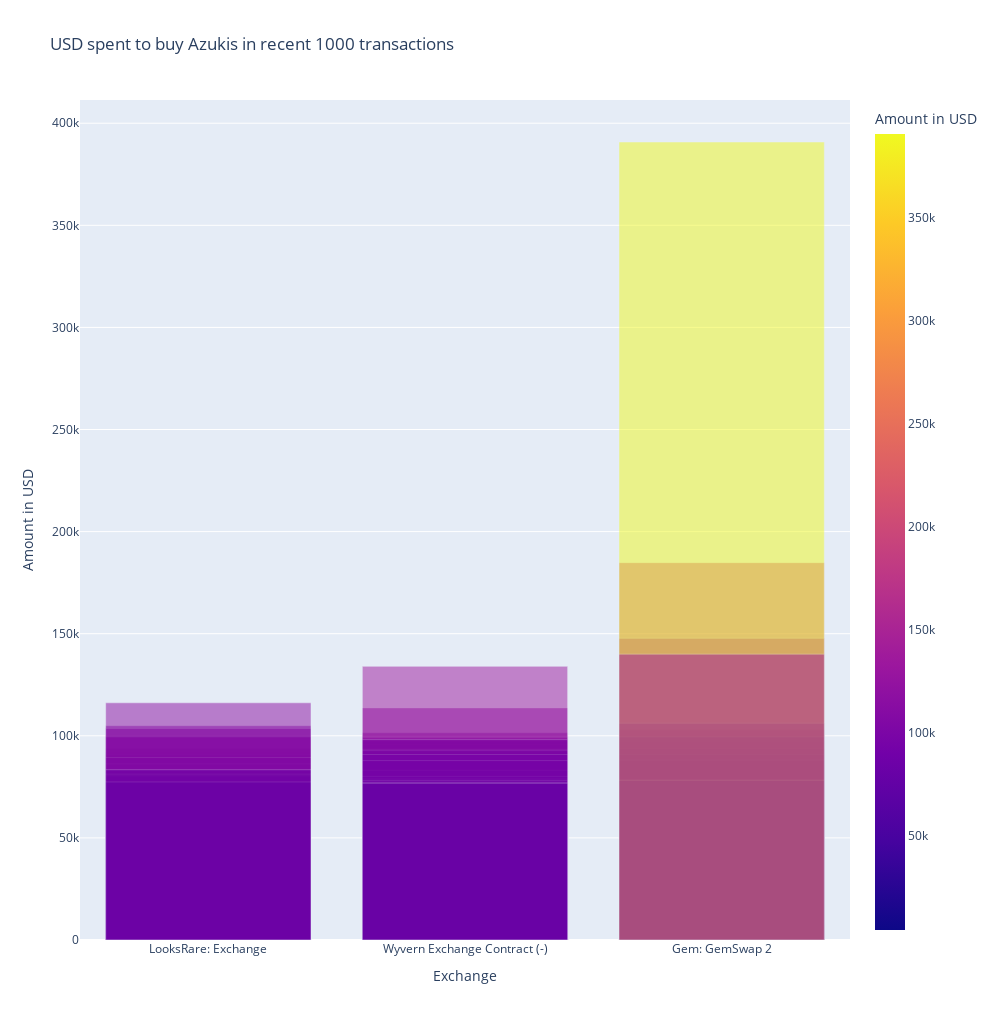

Here is the notebook cell this chart was saved with:
### Markdown cell above
## 1.a Azuki Historical Sales

### Code cell
# Filter Through data for non null transactions
azuki_sales_df = azuki_tx_df[azuki_tx_df['value_quote'] != 0]
azuki_sales = azuki_sales_df[azuki_sales_df['to_address_label'].notnull()]

# Creating the plot using plotly express
azuki_fig = px.bar(azuki_sales, 
                   x='to_address_label',
                   y= 'value_quote',
                   color='value_quote',
                   height=1020,
                   width = 1000,
                   barmode='overlay',
                   labels={'value_quote':'Amount in USD', 'to_address_label': 'Exchange'},
                   title='USD spent to buy Azukis in recent 1000 transactions'
                  )
azuki_fig.show()

### Figure 1 — Plotly figure (JSON) as saved in the notebook; plotly's stock layout.template omitted (floating-point values rounded to 4 significant figures; data arrays with more than 128 entries replaced by an {"elided": "..."} marker saying what was removed)
{"data": [{"alignmentgroup": "True", "hovertemplate": "Exchange=%{x}<br>Amount in USD=%{marker.color}<extra></extra>", "legendgroup": "", "marker": {"color": {"elided": "152 float values"}, "coloraxis": "coloraxis", "opacity": 0.5, "pattern": {"shape": ""}}, "name": "", "offsetgroup": "", "orientation": "v", "showlegend": false, "textposition": "auto", "type": "bar", "x": {"elided": "152 str values"}, "xaxis": "x", "y": {"elided": "152 float values"}, "yaxis": "y"}], "layout": {"barmode": "overlay", "coloraxis": {"colorbar": {"title": {"text": "Amount in USD"}}, "colorscale": [[0, "#0d0887"], [0.1111, "#46039f"], [0.2222, "#7201a8"], [0.3333, "#9c179e"], [0.4444, "#bd3786"], [0.5556, "#d8576b"], [0.6667, "#ed7953"], [0.7778, "#fb9f3a"], [0.8889, "#fdca26"], [1, "#f0f921"]]}, "height": 1020, "legend": {"tracegroupgap": 0}, "title": {"text": "USD spent to buy Azukis in recent 1000 transactions"}, "width": 1000, "xaxis": {"anchor": "y", "autorange": true, "domain": [0, 1], "range": [-0.5, 2.5], "title": {"text": "Exchange"}, "type": "category"}, "yaxis": {"anchor": "x", "autorange": true, "domain": [0, 1], "range": [0, 411400.0], "title": {"text": "Amount in USD"}, "type": "linear"}}}
